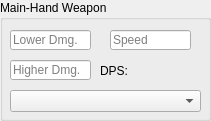
        <widget class="QGroupBox" name="groupBox_4">
         <property name="geometry">
          <rect>
           <x>290</x>
           <y>300</y>
           <width>211</width>
           <height>121</height>
          </rect>
         </property>
         <property name="title">
          <string>Main-Hand Weapon</string>
         </property>
         <widget class="QComboBox" name="comboMHEnchant">
          <property name="geometry">
           <rect>
            <x>10</x>
            <y>90</y>
            <width>191</width>
            <height>22</height>
           </rect>
          </property>
         </widget>
         <widget class="QLineEdit" name="txtMHLow">
          <property name="geometry">
           <rect>
            <x>10</x>
            <y>30</y>
            <width>81</width>
            <height>20</height>
           </rect>
          </property>
          <property name="minimumSize">
           <size>
            <width>0</width>
            <height>0</height>
           </size>
          </property>
          <property name="placeholderText">
           <string>Lower Dmg.</string>
          </property>
         </widget>
         <widget class="QLineEdit" name="txtMHHigh">
          <property name="geometry">
           <rect>
            <x>10</x>
            <y>60</y>
            <width>81</width>
            <height>20</height>
           </rect>
          </property>
          <property name="minimumSize">
           <size>
            <width>0</width>
            <height>0</height>
           </size>
          </property>
          <property name="placeholderText">
           <string>Higher Dmg.</string>
          </property>
         </widget>
         <widget class="QLineEdit" name="txtMHSpeed">
          <property name="geometry">
           <rect>
            <x>110</x>
            <y>30</y>
            <width>81</width>
            <height>20</height>
           </rect>
          </property>
          <property name="minimumSize">
           <size>
            <width>0</width>
            <height>0</height>
           </size>
          </property>
          <property name="placeholderText">
           <string>Speed</string>
          </property>
         </widget>
         <widget class="QLabel" name="label_14">
          <property name="geometry">
           <rect>
            <x>100</x>
            <y>60</y>
            <width>41</width>
            <height>21</height>
           </rect>
          </property>
          <property name="text">
           <string>DPS:</string>
          </property>
         </widget>
         <widget class="QLabel" name="lblMHDPS">
          <property name="geometry">
           <rect>
            <x>140</x>
            <y>60</y>
            <width>61</width>
            <height>21</height>
           </rect>
          </property>
          <property name="text">
           <string/>
          </property>
         </widget>
        </widget>
